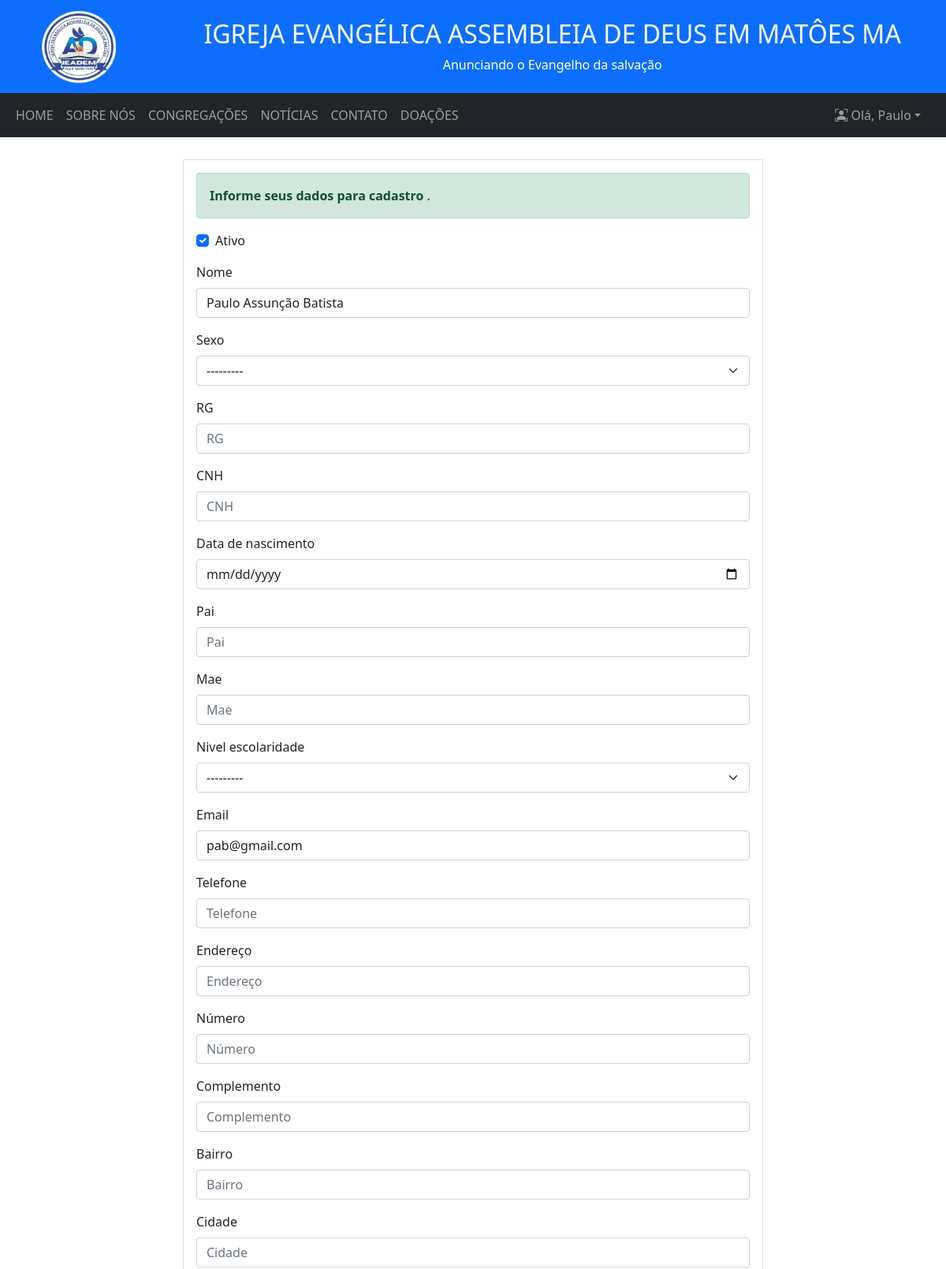
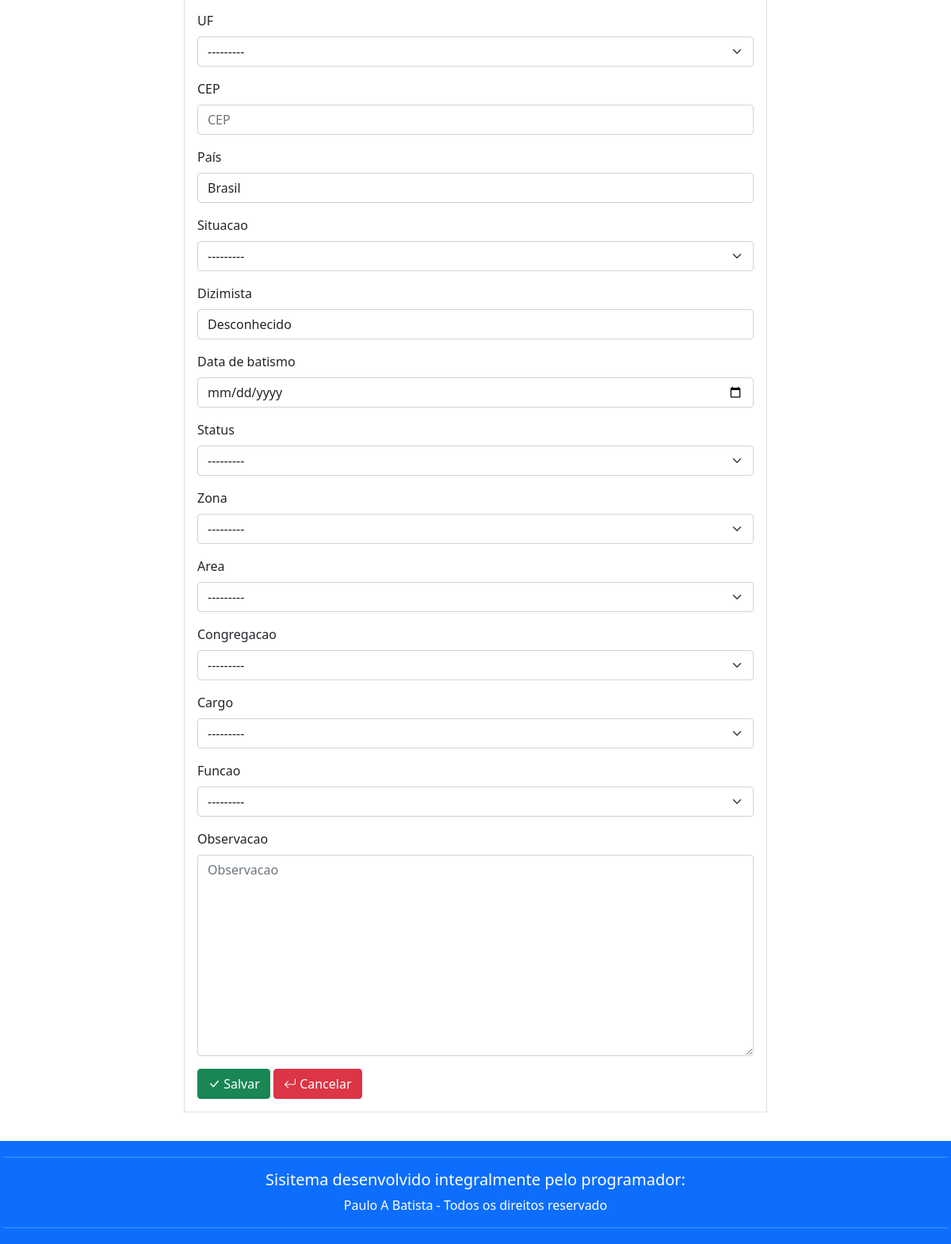
/editar_perfil/ (signed in), run on the app's committed database (2 pictures, top to bottom).
### usuarios/models.py (models this page shows)
class CustonUserModel(AbstractUser):
    cpf = BRCPFField('CPF', unique=True, blank=False, null=False)
    email = models.EmailField(max_length=120, blank=False, null=False)
    USERNAME_FIELD = 'cpf'
    REQUIRED_FIELDS = ['email']
    class Meta():
        db_table = 'usuarios'

### pessoas/models.py (models this page shows, shortened)
class Pessoas(UuidModel, Situaco_na_igreja, Document, Address, Active, TimeStampedModel):
    SEXO_CHOICES = (
        ("Masculino", "Masculino"),
        ("Feminino", "Feminino")
    )
    ESCOLARIDADE_CHOICES = (
        ("Analfabeto", "Analfabeto"),
        ("Até 5º ano", "Até 5º ano"),
        ("5º ano complte", "5º ano completo"),
        ("Fundamental Completo", "Fundamental Completo"),
        ("Médio Incompleto", "Médio Incompleto"),
        ("Médio Completo", "Médio Completo"),
        ("Superior Incompleto", "Superior Incompleto"),
        ("Superior Completo", "Superior Completo"),
        ("Mestrado", "Mestrado"),
        ("Doutorado", "Doutorado"),
        ("Ignorado", "Ignorado")
    )
    STATUS_CHOICES = (
        ("Em comunhão", "Em comunhão"),
        ("Disciplinado", "Disciplinado"),
        ("Afastado", "Afastado"),
        ("Desviado", "Desviado"),
        ("Observação", "Observacao")
    )
    status = models.CharField(max_length=40, choices=STATUS_CHOICES, null=True)
    nome = models.CharField(max_length=200, blank=False, null=True)
    data_nasc = models.DateField(
        null=True, blank=False, auto_now=False, auto_now_add=False)
    sexo = models.CharField(
        max_length=20, choices=SEXO_CHOICES, blank=True, null=True)
    pai = models.CharField(max_length=200, blank=True, null=True)
    mae = models.CharField(max_length=200, blank=True, null=True)
    email = models.EmailField(null=True)
    telefone = models.CharField(max_length=15, blank=True, null=True)
    observacao = models.TextField(blank=True, null=True)
    cargo = models.ForeignKey(
        Cargo_Funcao, on_delete=models.CASCADE, related_name='cargo_atual', null=True)
    funcao = models.ForeignKey(Cargo_Funcao, on_delete=models.CASCADE,
                               related_name='funcao_que_exerce', blank=True, null=True)
    zona = models.ForeignKey(Zonas, on_delete=models.CASCADE, null=True)
    area = models.ForeignKey(Areas, on_delete=models.CASCADE, null=True)
    congregacao = models.ForeignKey(
        Congregacoes, on_delete=models.CASCADE, null=True)
    dizimista = models.BooleanField(blank=True, null=True)
    nivel_escolaridade = models.CharField(
        max_length=60, choices=ESCOLARIDADE_CHOICES, blank=True, null=True)
    usuario = models.OneToOneField(CustonUserModel, on_delete=models.CASCADE)
    class Meta:
        verbose_name_plural = 'Pessoas'
        db_table = 'pessoas'

### pessoas/views.py (the view, shortened to what this page needs)
# urls.py: path('editar_perfil/', editar_perfil_pessoas, name='editar_perfil_pessoa'),
@login_required
def editar_perfil_pessoas(request):
    template_name = 'pessoas/pessoa_form.html'
    u = request.user
    situacao = request.POST.get('situacao')
    print(situacao)
    pessoa = get_object_or_404(Pessoas, usuario=request.user.id)
    form = Pessoas_form(request.POST or None, instance=pessoa)
    context = {'form': form}
    return render(request, template_name, context)

### pessoas/templates/pessoas/pessoa_form.html (shortened to what this page needs)
{% extends "core/base.html" %}
{% load bootstrap5 %}
{% block content %}
<div class="container">
  <div class="row">
    <div class="col-sm-2"></div>
    <div class="col-sm-8" style="padding-top: 20px; padding-bottom: 20px;">
      <div class="container p-3 my-2 border">
        <div class="alert alert-success">
<strong>Informe seus dados para cadastro</strong> </a>.
        </div>
        <form action="" method="post" class="form">
          {% bootstrap_form form %}
          {% buttons %}
          <button type="submit" class="btn btn-success">
            <i class="bi bi-check-lg"></i> Salvar
          </button>
          <a href="{% url 'perfil_detalhes' %}" class="btn btn-danger"> <i class="bi bi-arrow-return-left"></i> Cancelar
          </a>
          {% endbuttons %}
        </form>
      </div>
    </div>
    <div class="col-sm-2"></div>
  </div>
</div>
{% endblock content %}

### core/templates/core/base.html (shortened to what this page needs)
{% load static %}
<!DOCTYPE html>
<html lang="en">
  <head>
    <link
      href="https://cdn.jsdelivr.net/npm/bootstrap@5.1.3/dist/css/bootstrap.min.css"
      rel="stylesheet"
    />
    <link
      rel="stylesheet"
      href="https://cdn.jsdelivr.net/npm/bootstrap-icons@1.9.1/font/bootstrap-icons.css"
    />
  </head>
  <body>
    <div class="p-2 bg-primary text-white text-center">
      <div class="row">
        <div class="col-sm-2">
          <img
            src="{% static 'img/logoigreja.png' %}"
            alt="Logo igreja"
            id="imglogo_nav"
          />
        </div>
        <div class="col-sm-10 pt-3">
          <h2>IGREJA EVANGÉLICA ASSEMBLEIA DE DEUS EM MATÔES MA</h2>
          <p>Anunciando o Evangelho da salvação</p>
        </div>
      </div>
    </div>
    <nav class="navbar navbar-expand-sm bg-dark navbar-dark">
      <div class="container-fluid">
        <div class="collapse navbar-collapse" id="collapsibleNavbar">
          <ul class="navbar-nav">
            <li class="nav-item">
              <a class="nav-link" href="{% url 'home' %}">HOME</a>
            </li>
            <li class="nav-item">
              <a class="nav-link" href="#">SOBRE NÓS</a>
            </li>
            <li class="nav-item">
              <a class="nav-link" href="{% url 'galeria_congregacoes' %}">CONGREGAÇÕES </a>
            </li>
            <li class="nav-item">
              <a class="nav-link" href="#">NOTÍCIAS </a>
            </li>
            <li class="nav-item">
              <a class="nav-link" href="#">CONTATO</a>
            </li>
            <li class="nav-item">
              <a class="nav-link" href="#">DOAÇÕES</a>
            </li>
          </ul>
        </div>
      </div>
      <div class="px-4" id="login_logout">
        <ul class="nav navbar-nav my-2 my-lg-0">
          <li class="nav-item dropdown">
            <a
              class="nav-link dropdown-toggle"
              href="#"
              role="button"
              data-bs-toggle="dropdown"
              >
              {% if user.is_authenticated %}
              <i class="bi bi-person-bounding-box"></i>  Olá, {{ user.first_name }}</a
              {% else %}
              <i class="bi bi-person-bounding-box"></i> Faça login ou cadastre-se</a
              {% endif %}
            >
          </li>
        </ul>
      </div>
    </nav>
    {% block content %} {% endblock content %}
    <link rel="stylesheet" href="{% static 'css/style.css' %}" />
    <div class="mt-2 p-1 bg-primary text-white text-center">
      <hr>
      <h5>Sisitema desenvolvido integralmente pelo programador:</h5>
      Paulo A Batista - Todos os direitos reservado
      <hr>
    </div>
  </body>
</html>

### static/css/style.css (style rules this page uses)
#imglogo_nav { width: 100px; height: 100px; }

### data on the page
CustonUserModel: first_name "Paulo"
Pessoas: active "☑", nome "Paulo Assunção Batista", sexo "---------", nivel_escolaridade "---------", email "pab@gmail.com", uf "---------", country "Brasil", situacao "---------", dizimista "Desconhecido", status "---------", zona "---------", area "---------", congregacao "---------", cargo "---------", funcao "---------"
